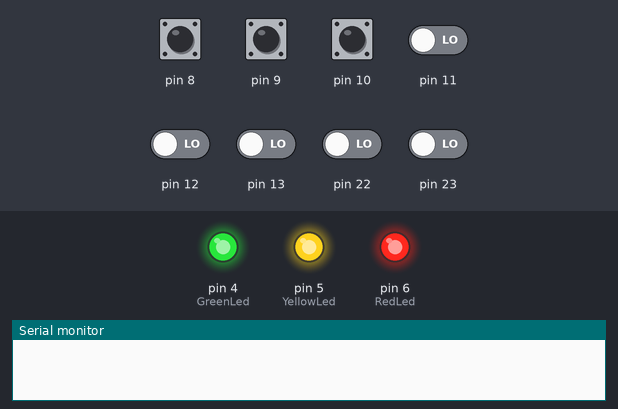
A sketch run on a simulated Arduino Uno, built with avr-gcc and run on an emulated ATmega328P. On the bench: output pins drawn as LEDs (lit = HIGH), the last lines printed to the serial monitor. Dashed ring = blinking. The test bench sets the inputs (shaded band); at power-on: pin 8–10 HIGH, pin 11–13, pin 22, pin 23 LOW.

Above: at 1.2 s.
1.3 s: pin 9 pulled LOW for 1 s
At 2.9 s:
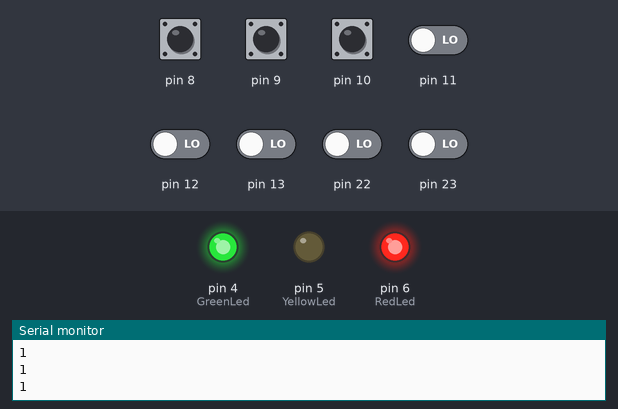
5.3 s: pin 10 pulled LOW for 1 s
At 6.21 s:
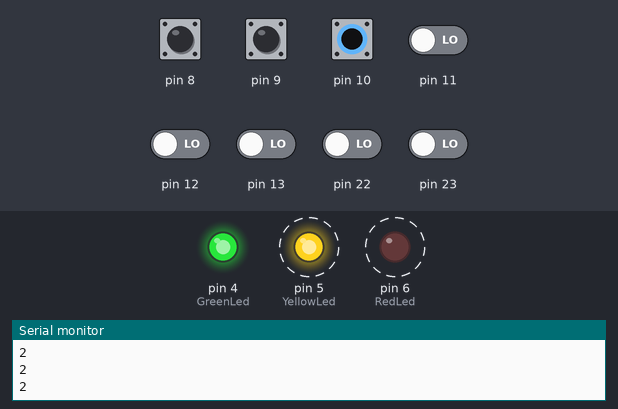
9.0 s: pin 8 pulled LOW for 1 s
At 9.7 s:
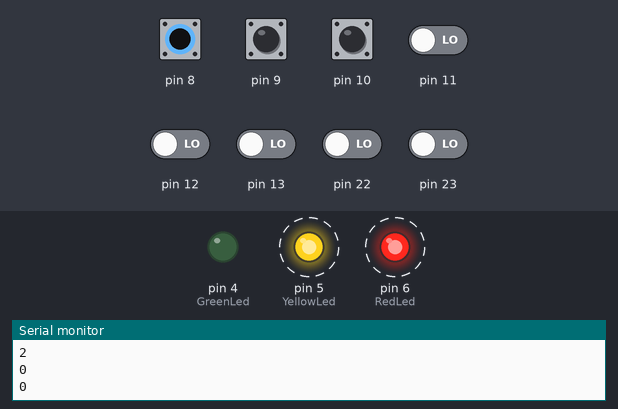
12.9 s: pin 10 pulled LOW for 1 s
At 14.3 s:
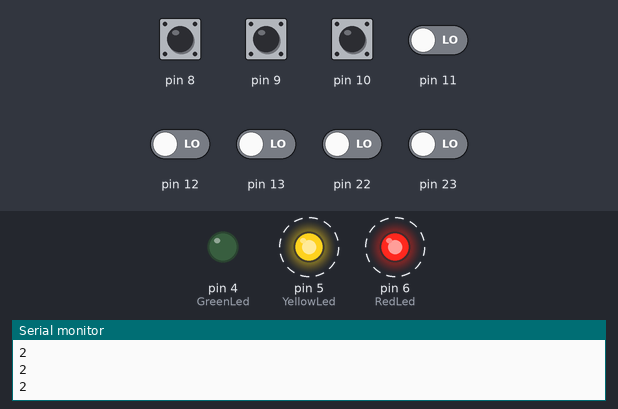
Timing chart, 0 to 17.9 s (numbered marks = the images above; inputs shaded):
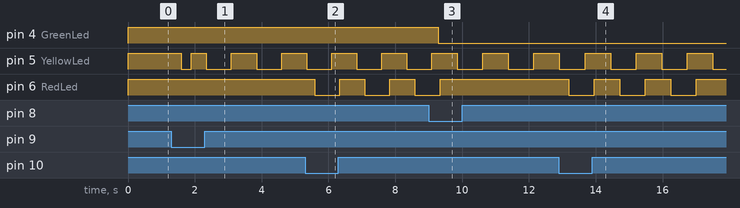

The sketch:

Assignment8.ino
```cpp
#include<Arduino_FreeRTOS.h>
#include "queue.h"
unsigned long long buttonbounce[3], GreenDelay;
QueueHandle_t q;
TaskHandle_t Handle[3];
void setup() {
  Serial.begin(9600);
  DDRD |= B01110000;
  PORTD |= B01110000;
  q = xQueueCreate(10, sizeof(int));
  xTaskCreate(Sender, "f", 128, NULL, 1, NULL);
  xTaskCreate(Reciever, "f", 128, NULL, 1, NULL);
  xTaskCreate(GreenLed, "f", 128, NULL, 1, &Handle[0]);
  xTaskCreate(YellowLed, "f", 128, NULL, 1, &Handle[1]);
  xTaskCreate(RedLed, "f", 128, NULL, 1, &Handle[2]);
  for (int i = 0; i < 3; i++) vTaskSuspend(Handle[i]);
}
void Sender(void *param) {
  DDRB &= B11111000;
  PORTB |= B00000111;
  const TickType_t xTicksToWait = pdMS_TO_TICKS(100);
  int input;
  while (1) {
    for (int i = 0; i < 3; i++) {
      input = PINB & (1 << i);
      if (!input && millis() - buttonbounce[i] <= 300) input = 1;
      else buttonbounce[i] = millis();
      if (!input) xQueueSend(q, &i, xTicksToWait);
    }
    vTaskDelay(1);
  }
}
void Reciever(void *param) {
  int pin;
  bool taskPin_1 = false; //false=suspended true=active
  const TickType_t xTicksToWait = pdMS_TO_TICKS(100);
  BaseType_t qStatus;
  while (1) {
    qStatus = xQueueReceive(q, &pin, xTicksToWait);
    if (qStatus  == pdPASS) {
      Serial.println(pin);
      if (pin == 0) {
        if(GreenDelay>millis()) GreenDelay+=3000;
        else GreenDelay = millis()+3000;
        vTaskResume(Handle[0]);
      }
      else if (pin == 1) {
        taskPin_1 = 1 - taskPin_1;
        if (taskPin_1) vTaskResume(Handle[1]);
        else {
          vTaskSuspend(Handle[1]);
          PORTD |= (1 << 5);
        }
      }
      else if (pin == 2) {
        vTaskResume(Handle[2]);
      }
    }
  }
}
void GreenLed(void *param) {
  while (1) {
    PORTD &= ~(1 << 4);
    if (millis() >= GreenDelay) {
      PORTD |= (1 << 4);
      vTaskSuspend(Handle[0]);
    }
  }
}
void YellowLed(void *param) {
  while (1) {
    PORTD ^= (1 << 5);
    vTaskDelay(50);
  }
}
void RedLed(void *param) {
  while (1) {
    for (int i = 0; i < 6; i++) {
      PORTD ^= (1 << 6);
      vTaskDelay(50);
    }
    vTaskSuspend(Handle[2]);
  }
}
void loop() {}
```

Measured:
- after the input at 1.3 s, pin 5 (YellowLed): goes LOW 0.30 s, HIGH 0.45 s, LOW 0.75 s, HIGH 0.75 s, LOW 0.75 s, then HIGH, starting after 0.30 s
- after the input at 5.3 s, pin 6 (RedLed): alternates HIGH for 0.75 s and LOW for 0.75 s, starting after 0.29 s
- after the input at 9.0 s, pin 4 (GreenLed): HIGH → LOW after 0.29 s
- after the input at 12.9 s, pin 6 (RedLed): alternates HIGH for 0.77 s and LOW for 0.77 s, starting after 0.29 s
